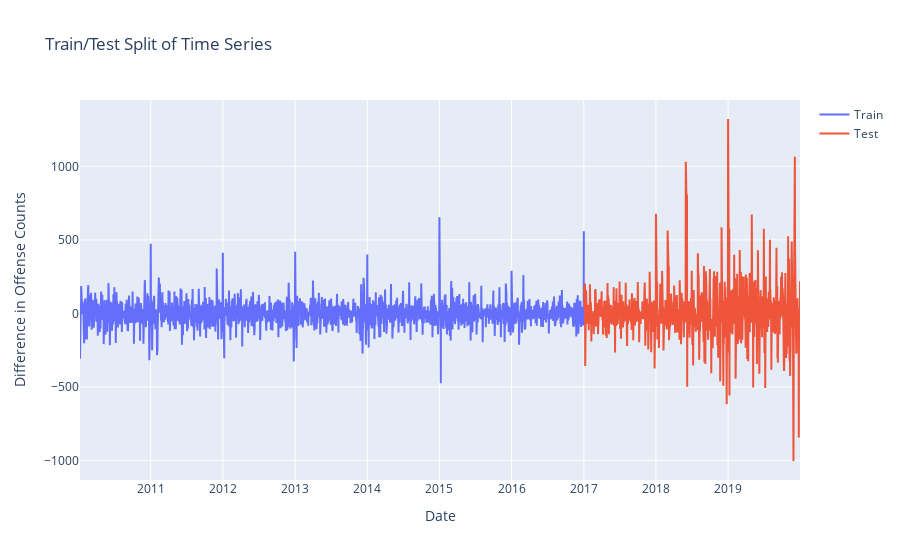

Notebook code cell kept with this figure:
### Code cell
# Plot of Train/Test Split of Seasonal Difference in Offense counts

fig = go.Figure()
fig.add_trace(go.Scatter(x=train.index, y=train, mode='lines', name="Train"))
fig.add_trace(go.Scatter(x=test.index, y=test, mode='lines', name="Test"))
fig.update_layout(
    yaxis_title="Difference in Offense Counts", 
    xaxis_title="Date",
    title="Train/Test Split of Time Series"
)
fig.show()

### Figure 1 — Plotly figure (JSON) as saved in the notebook; plotly's stock layout.template omitted (floating-point values rounded to 4 significant figures; data arrays with more than 128 entries replaced by an {"elided": "..."} marker saying what was removed)
{"data": [{"mode": "lines", "name": "Train", "type": "scatter", "x": {"elided": "2551 str values"}, "y": {"elided": "2551 int values"}}, {"mode": "lines", "name": "Test", "type": "scatter", "x": {"elided": "1094 str values"}, "y": {"elided": "1094 int values"}}], "layout": {"title": {"text": "Train/Test Split of Time Series"}, "xaxis": {"title": {"text": "Date"}}, "yaxis": {"title": {"text": "Difference in Offense Counts"}}}}
